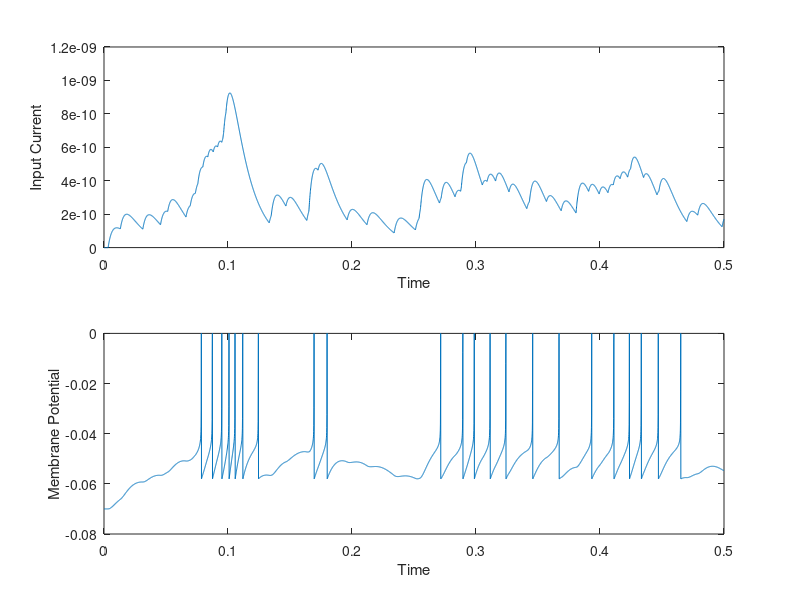

MATLAB code to generate this figure:
%Response to poisson stimuli from a number of synapses by a AEF RS neuron.

close all;
clear all;


%% calculation of spike times.

T = 500e-3;
N=100;
lambda = 1;
dt = 0.1e-3;
t=0:dt:T;

for i=1:N
    time_spike{i,1}(1)=exprnd(1/lambda);
end

for j=1:N
    i=1;
    while time_spike{j,1}(i)<=T
        time_spike{j,1}(i+1)=time_spike{j,1}(i)+exprnd(1/lambda);
        i=i+1;
    end
    time_spike{j,1}=time_spike{j,1}(1:i-1);
    clear i;
end

%% calculation of Iapp
Io = 1e-12;
tau = 15e-3;
tau_s = tau/4;
wo =250;
sigma_w = 25;
we = sigma_w*randn(N,1) + wo;

Iapp = zeros(1,length(t));

for ii=1:N
    for i=1:length(t)
        for j=1:length(time_spike{ii})
            if t(i)<time_spike{ii}(j), break; end
            Iapp(i) = Iapp(i) + Io*we(ii)*(exp(-(t(i)-time_spike{ii}(j))/tau)-exp(-(t(i)-time_spike{ii}(j))/tau_s));
        end
    end
end

%% Output calcution for the AEF neuron.
%AEF model physical parameters
C = 200e-12;
gL= 10e-9;
E_L= -70e-3;
V_T= -50e-3;
DelT = 2e-3;
a = 2e-9;
tau_t = 30e-3;
b = 0;
Vgamma= -58e-3;

%the state variables.
V = zeros(1,length(t));
U = zeros(1,length(t));
V(1)= -70e-3; 
U(1)= 0;

spike_count=0;
for i=1:length(t)-1;
    if V(i) >= 0,
        V(i)=0;
        V(i+1)= Vgamma;
        U(i+1) = U(i)+ b;
        spike_count=spike_count+1;
    else
        k = (1/C)*(-gL*(V(i)-E_L)+gL*DelT*exp((V(i)-V_T)/DelT)-U(i)+Iapp(i));
        l = (1/tau_t)*(a*(V(i)-E_L)-U(i));
        V(i+1)= V(i) + dt*k;
        U(i+1)= U(i) + dt*l;
    end   
end

%% Plots
subplot(2,1,1)
plot(t,Iapp)
xlabel('Time')
ylabel('Input Current')

subplot(2,1,2)
plot(t,V)
xlabel('Time')
ylabel('Membrane Potential')
spike_count